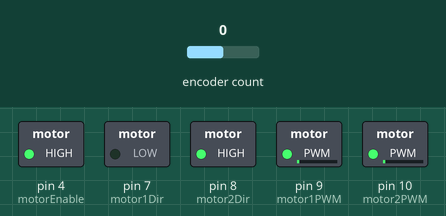
Bench run of a sketch on a simulated Arduino Uno, built with avr-gcc and run on an emulated ATmega328P. On the bench: switched loads named in the sketch (green lamp = pin HIGH). Inputs (shaded band) come from the test bench; at power-on: encoder count 0. What the sketch prints to the serial monitor is not drawn.

Above: at 0.15 s.
At 1.06 s:
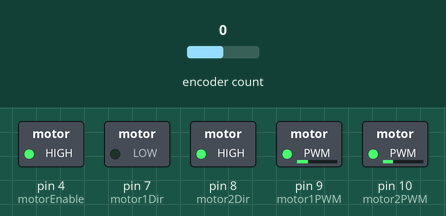
At 2.0 s:
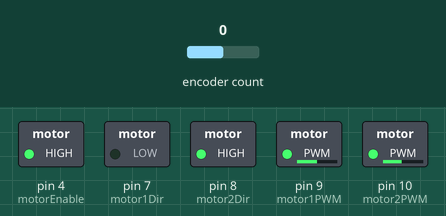
Timing chart, 0 to 3.5 s (numbered marks = the images above):
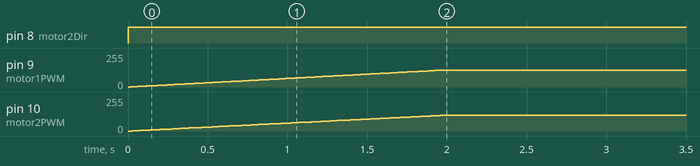

The sketch:

positioninradtest.ino
```cpp
// positioninradtest.ino
// Rotate a robot by a specified angle in radians
// Use encoder feedback for controlled acceleration and deceleration

#include <Encoder.h> // Use the Encoder library for handling encoders
#include <Wire.h> // Include the Wire library for I2C

const float wheelDiameterInches = 6.0;
const float wheelbaseDiameterInches = 15.0; // Distance between wheels
const float countsPerRevolution = 64 * 50; // Encoder resolution * gear ratio
const float inchesPerCount = (wheelDiameterInches * 3.14159) / countsPerRevolution;
const float wheelbaseRadius = wheelbaseDiameterInches / 2.0;

// Motor control variables
const float Battery_Voltage = 7.8; // Battery voltage
const int motor1PWM = 9; // Motor 1 PWM pin
const int motor2PWM = 10; // Motor 2 PWM pin
const int motor1Dir = 7; // Motor 1 direction pin
const int motor2Dir = 8; // Motor 2 direction pin
const int motorEnable = 4; // Motor enable pin

// Position control variables
float desiredRotationRadians = (3.14159265/2)*0.92; // Target rotation (90 degrees in radians)
const float maxSpeed = 0.15; // Lower max speed to reduce overshoot
const float minSpeed = 0.05;
const float accelerationRate = 0.05;
const float accelerationPhase = desiredRotationRadians*0.15; // accelerates for 0.15 or 15% of movement
const float decelerationPhase = desiredRotationRadians*0.55; // decelerates for 1 - 0.55 = 0.45 or 45% of movement

float currentSpeed = 0.0;
long startPosition;

// Encoder object for motor 1
Encoder motorEncoder(3, 6); // Encoder pins (A and B)

// Timing variables
unsigned long start_time_ms;
float current_time;

void setup() {
  pinMode(motor1PWM, OUTPUT);
  pinMode(motor2PWM, OUTPUT);
  pinMode(motor1Dir, OUTPUT);
  pinMode(motor2Dir, OUTPUT);
  pinMode(motorEnable, OUTPUT);

  digitalWrite(motorEnable, HIGH); // Enable motor driver

  Serial.begin(115200);
  start_time_ms = millis();
  startPosition = motorEncoder.read(); // Record starting position
}

void loop() {
  current_time = (millis() - start_time_ms) / 1000.0;

  // Read current position in counts
  long positionCounts = motorEncoder.read() - startPosition;
  float rotationRadians = (positionCounts * inchesPerCount) / wheelbaseRadius;
  float remainingRotation = desiredRotationRadians - rotationRadians;

  // Determine speed profile
  if (rotationRadians < accelerationPhase) { // acceleration phase, rotationRadians is less than acceleration phase
    // Acceleration phase
    currentSpeed += accelerationRate * 0.01;
    if (currentSpeed > maxSpeed) {
      currentSpeed = maxSpeed;
    }
  } else if (rotationRadians > decelerationPhase) { // deceleration phase, rotationRadians is greater than deceleration phase
    currentSpeed -= accelerationRate * 0.01;
    if (currentSpeed < minSpeed) {
      currentSpeed = minSpeed;
    }
  }
  else if ( accelerationPhase < rotationRadians && rotationRadians < decelerationPhase) { // hold phase, past acceleration but not into deceleration
    // hold speed
    currentSpeed = currentSpeed;
  }
  else { // stop phase, all other conditions fail
    // Stop
    currentSpeed = 0;
  }

  // Convert speed to motor voltage
  float appliedVoltage = currentSpeed * Battery_Voltage / 2 / maxSpeed;
  if (appliedVoltage > Battery_Voltage) appliedVoltage = Battery_Voltage / 2;

  // Set motor directions for rotation
  digitalWrite(motor1Dir, LOW);  // Motor 1 forward
  digitalWrite(motor2Dir, HIGH); // Motor 2 backward

  // Apply PWM signal
  int pwmValue = min(abs(appliedVoltage) * 255 / Battery_Voltage, 255);
  analogWrite(motor1PWM, pwmValue);
  analogWrite(motor2PWM, pwmValue*0.93);

  // Debugging output
  Serial.print("Rotation (rad): ");
  Serial.print(rotationRadians);
  Serial.print(" Speed (rad/s): ");
  Serial.print(currentSpeed);
  Serial.print(" PWM: ");
  Serial.println(pwmValue);

  // Stop the motor once the target rotation is reached
  if (remainingRotation <= 0) {
    analogWrite(motor1PWM, 0); // Stop motors
    analogWrite(motor2PWM, 0);
    while (true); // Halt program
  }

  delay(5); // Wait for next loop iteration
}
```

Measured:
- by itself, pin 8 (motor2Dir): LOW → HIGH at 0.00 s
- by itself, pin 9 (motor1PWM): moves from 0/255 to 127/255 over 2.0 s
- by itself, pin 10 (motor2PWM): moves from 0/255 to 118/255 over 1.9 s
